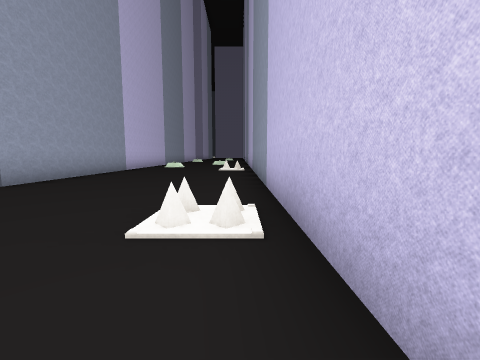
View 1 (above)

24 first-person views from a walk through a 3-D level made in the Unity game engine. The camera is 1.2 m above the floor, tilts 6° down and sees 90° across. The floor is counted in squares, 2 m on a side. Each view is taken from the middle of a square. On the plan, view 1 faces up. The plan holds only what a view shows up to about 9 squares ahead; the rest is blank. The place goes on beyond the plan. Some surface patterns are stand-ins.

View 2
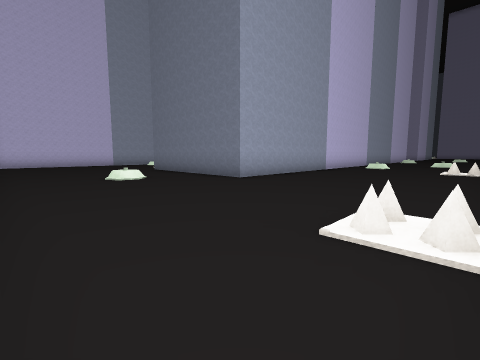

View 3
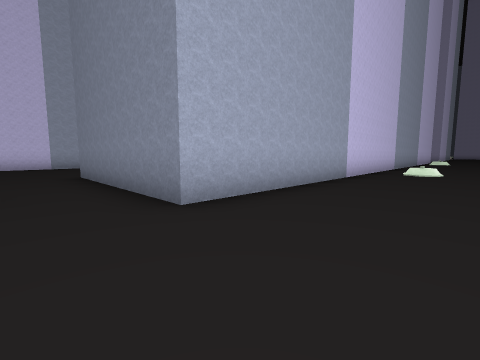

View 4
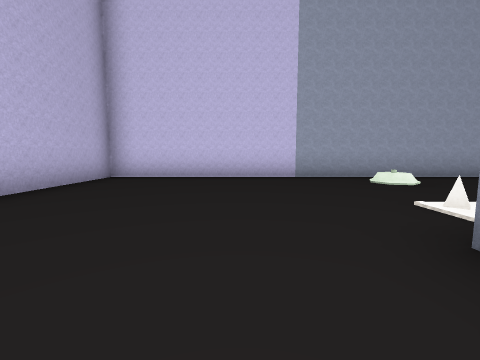

View 5
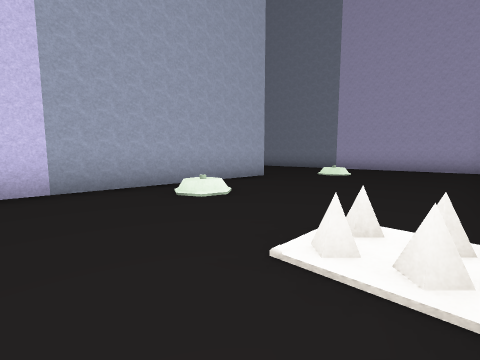

View 6
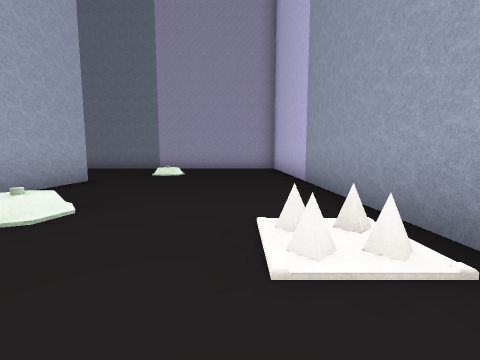

View 7
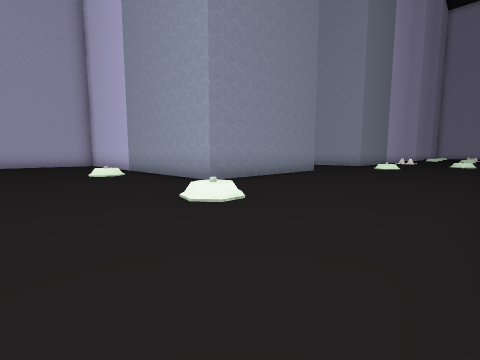

View 8
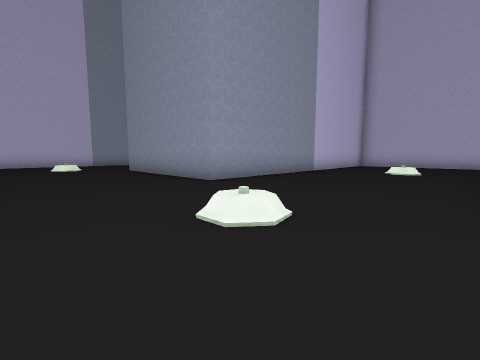

View 9
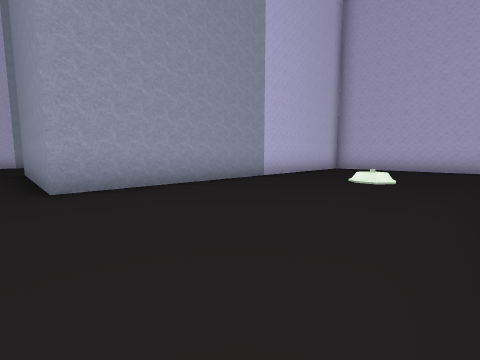

View 10
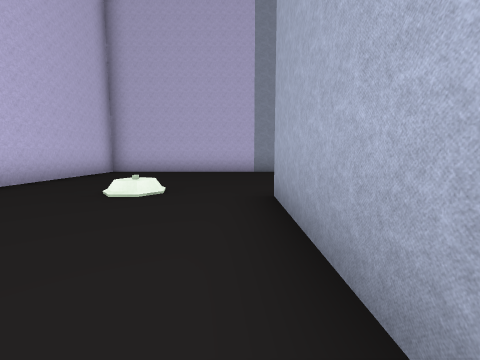

View 11
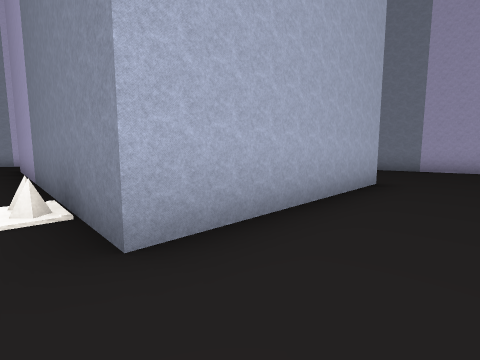

View 12
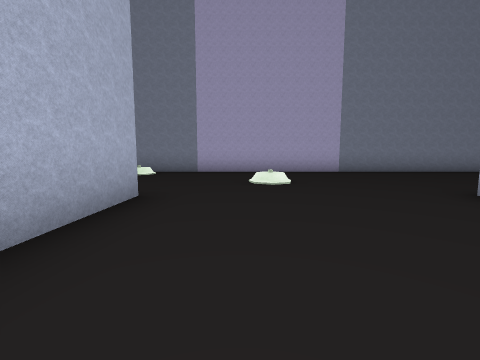

View 13
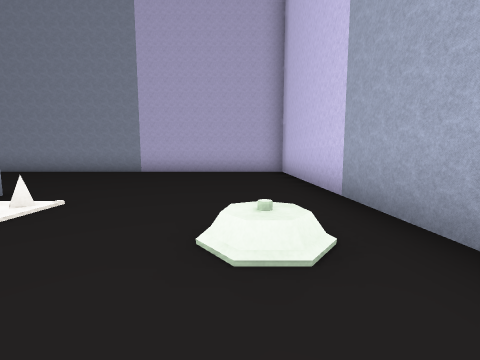

View 14
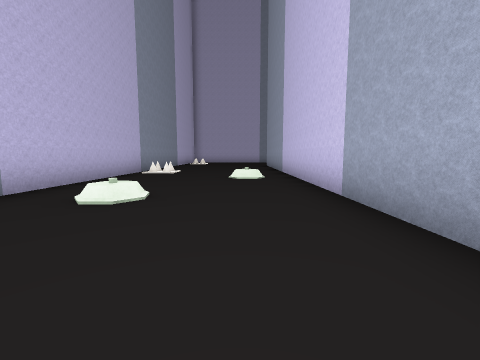

View 15
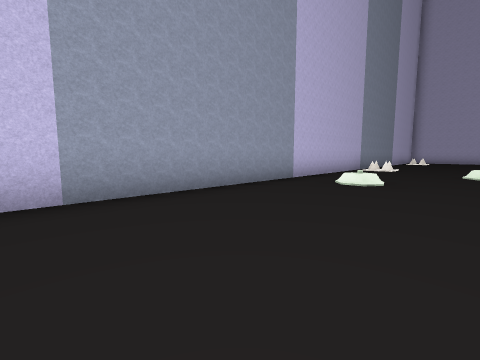

View 16
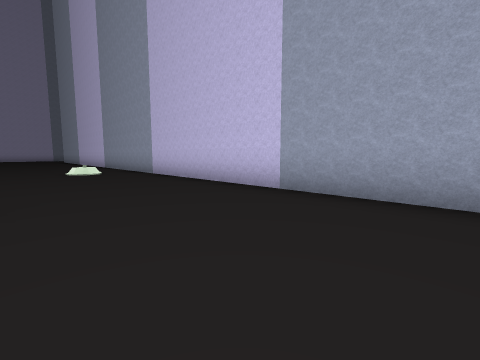

View 17
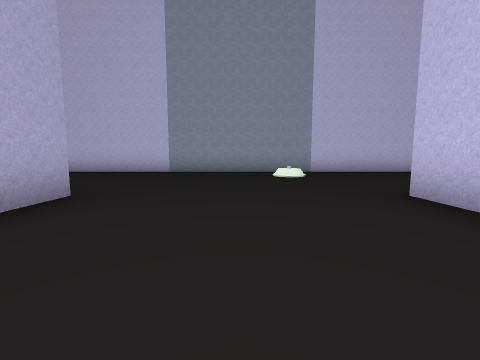

View 18
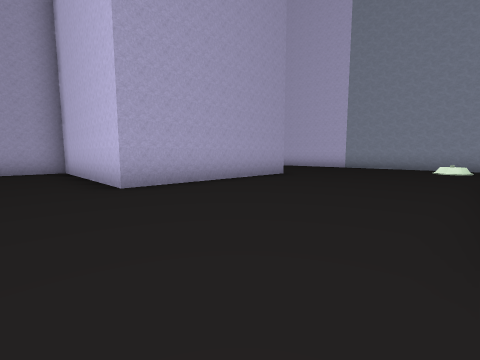

View 19
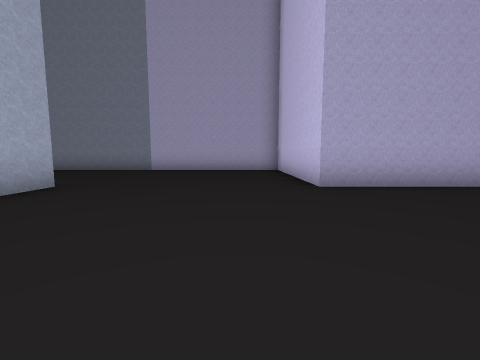

View 20
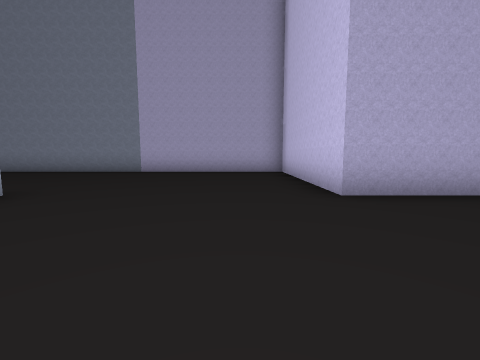

View 21
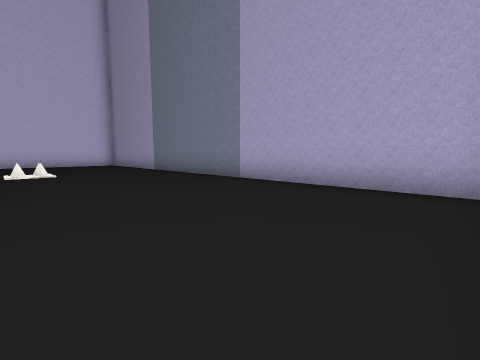

View 22
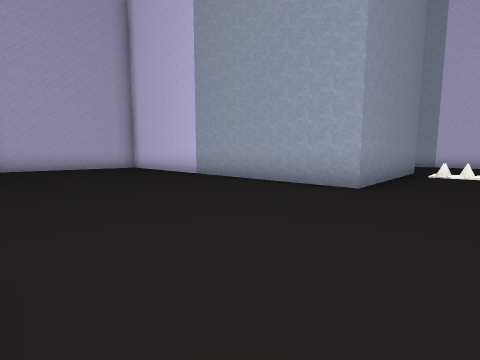

View 23
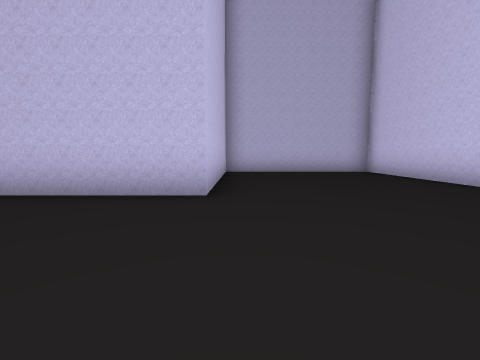

View 24
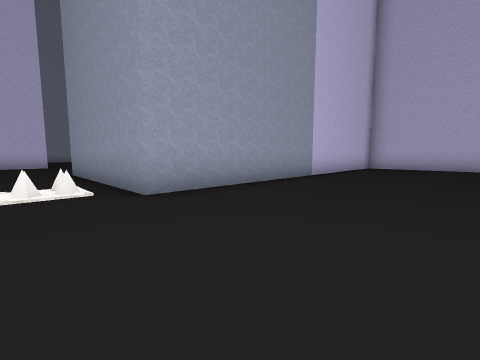

### Floor plan
Points are (right, up) in squares from view 1. A wall is a line through its corners. A room is listed if a view was taken in it or the views show most of it. See-through windows are left out.
Room 1 (views 1, 2, 3, 4, 5, 6, 7, 8, 9, 10, 11, 12, 13, 14, 15, 16, 17, 18, 19, 20, 21, 22, 23, 24)
walls: (-10, 14.5) (-12.4, 14.5); (-14.5, 14.5) (-26.5, 14.5); (-19.5, 21.6) (-19.5, 29.5) (-14.5, 29.5) (-14.5, 19.5) (-9.5, 19.5) (-9.5, 24.5) (-4.5, 24.5); (-4.5, 16.6) (-4.5, 4.5) (-9.5, 4.5) (-9.5, 13.1); (-23, 19.5) (-21.6, 19.5); (-4.5, 29.5) (-9.5, 29.5) (-9.5, 34.5) (-19.5, 34.5); (-24.5, 9.5) (-24.5, 4.5) (-26.5, 4.5); (0.5, 0.4) (0.5, 33.1); (-25.2, -0.5) (-19.5, -0.5) (-19.5, 9.5) (-14.5, 9.5) (-14.5, -0.5) (-4.5, -0.5)
objects: other object (-19, 30); other object (-19, 31); other object (-18, 30); other object (-18, 31); other object (-11, 5); other object (-11, 6); other object (-10, 5); other object (-10, 6); other object (-1, 2); other object (-1, 10); other object (0, 2); other object (0, 10)

Where each view was taken, in squares from view 1:
view 1: 0 up, 0 right, facing up
view 2: 0 up, 0 right, facing up-left
view 3: 3 up, 2 left, facing up-left
view 4: 3 up, 8 left, facing left
view 5: 4 up, 10 left, facing up-left
view 6: 4 up, 11 left, facing up
view 7: 14 up, 11 left, facing down-left
view 8: 13 up, 24 left, facing down-right
view 9: 10 up, 24 left, facing down-right
view 10: 8 up, 24 left, facing down
view 11: 4 up, 23 left, facing up-left
view 12: 6 up, 23 left, facing up
view 13: 8 up, 13 left, facing down
view 14: 18 up, 3 left, facing down
view 15: 20 up, 3 left, facing down-right
view 16: 17 up, 3 left, facing up-right
view 17: 27 up, 8 left, facing right
view 18: 25 up, 11 left, facing up-right
view 19: 25 up, 11 left, facing up
view 20: 26 up, 11 left, facing up
view 21: 30 up, 10 left, facing up-left
view 22: 31 up, 10 left, facing down-left
view 23: 28 up, 10 left, facing down
view 24: 31 up, 23 left, facing down-right
